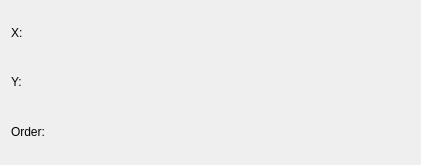
<?xml version="1.0" encoding="UTF-8"?>
<ui version="4.0">
 <class>FitPolynomial_UnweightedConfig</class>
 <widget class="QWidget" name="FitPolynomial_UnweightedConfig">
  <property name="geometry">
   <rect>
    <x>0</x>
    <y>0</y>
    <width>421</width>
    <height>165</height>
   </rect>
  </property>
  <property name="minimumSize">
   <size>
    <width>400</width>
    <height>0</height>
   </size>
  </property>
  <layout class="QVBoxLayout" name="verticalLayout">
   <item>
    <layout class="QHBoxLayout" name="horizontalLayout_3">
     <item>
      <widget class="QLabel" name="label_4">
       <property name="sizePolicy">
        <sizepolicy hsizetype="Fixed" vsizetype="Fixed">
         <horstretch>0</horstretch>
         <verstretch>0</verstretch>
        </sizepolicy>
       </property>
       <property name="text">
        <string>X:</string>
       </property>
       <property name="wordWrap">
        <bool>false</bool>
       </property>
      </widget>
     </item>
     <item>
      <widget class="Kst::VectorSelector" name="_vectorX" native="true">
       <property name="sizePolicy">
        <sizepolicy hsizetype="Expanding" vsizetype="Preferred">
         <horstretch>0</horstretch>
         <verstretch>0</verstretch>
        </sizepolicy>
       </property>
      </widget>
     </item>
    </layout>
   </item>
   <item>
    <layout class="QHBoxLayout" name="horizontalLayout_2">
     <item>
      <widget class="QLabel" name="label_3">
       <property name="sizePolicy">
        <sizepolicy hsizetype="Fixed" vsizetype="Fixed">
         <horstretch>0</horstretch>
         <verstretch>0</verstretch>
        </sizepolicy>
       </property>
       <property name="text">
        <string>Y:</string>
       </property>
       <property name="wordWrap">
        <bool>false</bool>
       </property>
      </widget>
     </item>
     <item>
      <widget class="Kst::VectorSelector" name="_vectorY" native="true">
       <property name="sizePolicy">
        <sizepolicy hsizetype="Expanding" vsizetype="Preferred">
         <horstretch>0</horstretch>
         <verstretch>0</verstretch>
        </sizepolicy>
       </property>
      </widget>
     </item>
    </layout>
   </item>
   <item>
    <layout class="QHBoxLayout" name="horizontalLayout">
     <item>
      <widget class="QLabel" name="label_6">
       <property name="sizePolicy">
        <sizepolicy hsizetype="Fixed" vsizetype="Fixed">
         <horstretch>0</horstretch>
         <verstretch>0</verstretch>
        </sizepolicy>
       </property>
       <property name="text">
        <string>Order:</string>
       </property>
       <property name="wordWrap">
        <bool>false</bool>
       </property>
      </widget>
     </item>
     <item>
      <widget class="Kst::ScalarSelector" name="_scalarOrder" native="true"/>
     </item>
    </layout>
   </item>
  </layout>
 </widget>
 <layoutdefault spacing="6" margin="11"/>
 <pixmapfunction>qPixmapFromMimeSource</pixmapfunction>
 <customwidgets>
  <customwidget>
   <class>Kst::VectorSelector</class>
   <extends>QWidget</extends>
   <header>vectorselector.h</header>
  </customwidget>
  <customwidget>
   <class>Kst::ScalarSelector</class>
   <extends>QWidget</extends>
   <header>scalarselector.h</header>
  </customwidget>
 </customwidgets>
 <resources/>
 <connections/>
</ui>
